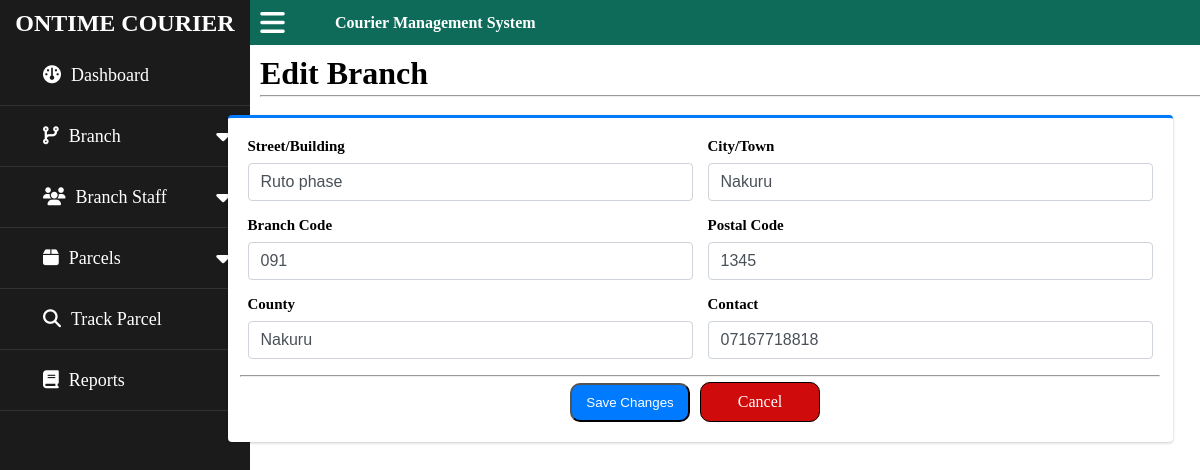
Screenshot of /edit_branch.php?&id=10 with the database file from the repository.
### tables this page shows
CREATE TABLE `branch` (
  `id` int(11) NOT NULL,
  `street` varchar(100) NOT NULL,
  `city` varchar(100) NOT NULL,
  `code` varchar(100) NOT NULL,
  `postal` varchar(100) NOT NULL,
  `county` varchar(100) NOT NULL,
  `contact` varchar(100) NOT NULL
);

### edit_branch.php (the view, shortened to what this page needs)
<?php
require 'config/pdo.php';
include 'header.php';
include 'sidebar.php';
include 'topbar.php';
$id = $_GET['id'];
$result = $db_con->prepare("SELECT * FROM branch WHERE id = :id");
$result->bindParam(':id', $id);
$result->execute();
for ($i = 0; $row = $result->fetch(); $i++) {
?>
    <div class="sub-wrapper2">
        <h1 class="main-header1">Edit Branch</h1>
        <hr class="line">
    </div>
    <div class="container-fluid">
        <div class="card-1 card-outline card-primary">
            <div class="card-body">
                <form action="form_handler/saveedit_branch.php" method="POST">
                    <div class="form-row">
                        <div class="form-col">
                            <div class="form-row">
                                <div class="col-1 form-group">
                                    <label for class="control-label">Street/Building</label>
                                    <input type="text" name="street" class="form-control" value="<?php echo $row['street'] ?>">
                                </div>
                                <div class="col-1 form-group">
                                    <label for class="control-label">City/Town</label>
                                    <input type="text" name="city" class="form-control" value="<?php echo $row['city'] ?>">
                                </div>
                                <div class="col-1 form-group">
                                    <label for class="control-label">Branch Code</label>
                                    <input type="text" name="code" class="form-control" value="<?php echo $row['code'] ?>">
                                </div>
                                <div class="col-1 form-group">
                                    <label for class="control-label">Postal Code</label>
                                    <input type="text" name="postal" class="form-control" value="<?php echo $row['postal'] ?>">
                                </div>
                                <div class="col-1 form-group">
                                    <label for class="control-label">County</label>
                                    <input type="text" name="county" class="form-control" value="<?php echo $row['county'] ?>">
                                </div>
                                <div class="col-1 form-group">
                                    <label for class="control-label">Contact</label>
                                    <input type="text" name="contact" class="form-control" value="<?php echo $row['contact'] ?>">
                                </div>
                                <hr class="line2">
                                <div class="col-2">
                                    <button class="btn1">Save Changes</button>
                                    <a href="branchlist.php" class="btn2">Cancel</a>
                                </div>
                            </div>
                        </div>
                    </div>
                </form>
            <?php
        }
            ?>
            </div>
        </div>
    </div>

### assets/css/style.css (style rules this page uses)
* { margin: 0; padding: 0; box-sizing: border-box; text-decoration: none; user-select: none; }
body { background-color: #fffd; padding-top: 45px; overflow-x: hidden; overflow-y: auto; }
.main-header1 { margin-bottom: 10px; }
.line { height: 1px; width: 100%; position: absolute; font-size: 50px; margin-top: 35px; background-color: red; margin-left: auto; margin-right: auto; border-style: inset; border-width: 1px; color: green; }
.sub-wrapper2 { position: absolute; width: 80%; left: 260px; top: 55px; margin-bottom: 10px; display: flex; align-items: center; transition: left 0.4s ease; }
.container-fluid { width: 80%; position: relative; padding-right: 7.5px; padding-left: 7.5px; margin-left: auto; margin-right: auto; left: 100px; top: 70px; }
.card-primary.card-outline { border-top: 3px solid #007bff; }
.card-1 { position: relative; display: flex; flex-direction: column; min-width: 0; word-wrap: break-word; background-color: #fff; background-clip: border-box; border: 0 solid rgba(0,0,0,.125); border-radius: 0.25rem; box-shadow: 0 0 1px rgba(0,0,0,.125), 0 1px 3px rgba(0,0,0,.2); margin-bottom: 1rem; }
.card-body { flex: 1 1 auto; min-height: 1px; padding: 1.25rem; }
.form-row { display: flex; flex-wrap: wrap; margin-right: -7.5px; margin-left: -7.5px; }
.form-col { position: relative; width: 100%; padding-right: 7.5px; padding-left: 7.5px; }
.form-group { width: 50%; position: relative; margin-bottom: 1rem; padding-right: 7.5px; padding-left: 7.5px; }
label { display: inline-block; margin-bottom: 0.5rem; font-size: 15px; font-weight: bold; }
.form-control { display: block; width: 100%; padding:.375rem.75rem; font-size: 1rem; font-weight: 400; line-height: 1.5; color: #495057; background-color: #fff; background-clip: padding-box; border: 1px solid #ced4da; border-radius:.25rem; box-shadow: inset 0 0 0 transparent; transition: border-color .15s ease-in-out, box-shadow .15s ease-in-out; }
.line2 { background-color: #007bff; color: #1ba085; font-size: 10px; width: 100%; height: 2px; margin-bottom: 5px; }
.col-2 { width: 100%; display: flex; padding-right: 10px; text-align: center; justify-content: center; align-items: center; }
.btn1 { padding: 10px; margin-right: 10px; border-radius: 10px; color: #fff; background-color: #007bff; width: 120px; }
.btn2 { width: 120px; padding: 10px; border: 1px solid #000; border-radius: 10px; color: #fff; background-color: rgb(208, 11, 11); cursor: pointer; }

### rows the page displays
branch: street "Ruto phase", city "Nakuru", code "091", postal "1345", county "Nakuru", contact "07167718818"
